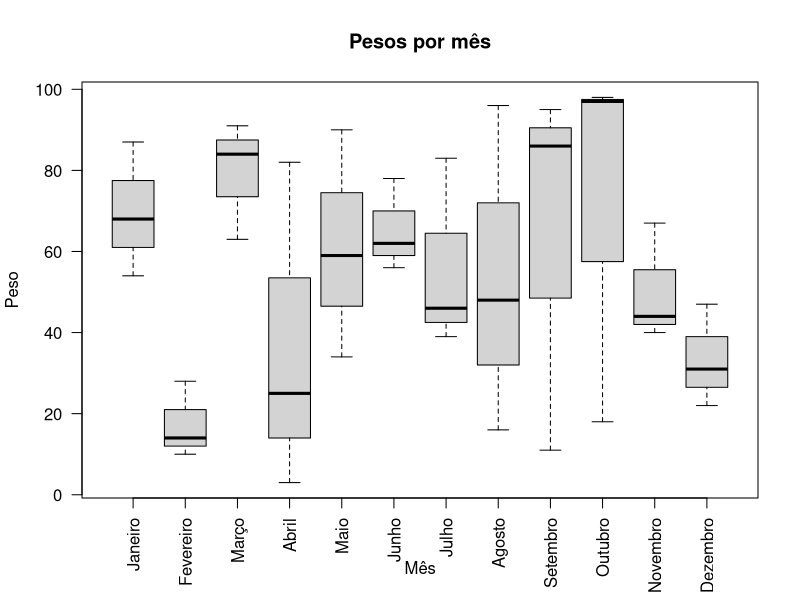

Recreate this plot in R.
## ---- chunk 1
knitr::opts_chunk$set(echo = TRUE)
## ---- chunk 2
set.seed(81)
## ---- chunk 3
v <- c("macho", "fêmea", "macho", "fêmea")
## ---- chunk 4
class(v)
## ---- chunk 5
f <- factor(v, levels = c("fêmea", "macho"))
## ---- chunk 6
levels(f)
## ---- chunk 7
x = sample(1:100, 10, replace = FALSE)
## ---- chunk 8
x[3:7]
## ---- chunk 9
x[c(1, 3, 5, 7, 9)]
## ---- chunk 10
x[c(T, F)]
## ---- chunk 11
m <- matrix(x, nrow = 2, ncol = 5)
## ---- chunk 12
m[1,]
## ---- chunk 13
m[,ncol(m)]
## ---- chunk 14
m[2, ]
## ---- chunk 15
s <- c("M","F","F","M","F","M")
p <- rnorm(6, mean = 20)
a <- rnorm(6, mean = 10)
dados <- data.frame(Sexo = s, Peso = p, Altura = a)
## ---- chunk 16
dados
## ---- chunk 17
subset(dados, Peso > mean(dados$Peso))
## ---- chunk 18
subset(dados, Sexo == "F" & Altura < median(dados$Altura))
## ---- chunk 19
subset(dados, Peso > 20 | Sexo == "M")
## ---- chunk 20
mes <- c(
  rep("Janeiro", 3),
  rep("Fevereiro", 3),
  rep("Março", 3),
  rep("Abril", 3),
  rep("Maio", 3),
  rep("Junho", 3),
  rep("Julho", 3),
  rep("Agosto", 3),
  rep("Setembro", 3),
  rep("Outubro", 3),
  rep("Novembro", 3),
  rep("Dezembro", 3)
)
## ---- chunk 21
peso = sample(1:100, 36)
## ---- chunk 22
data <- data.frame(Mês = mes, Peso = peso)
## ---- chunk 23
data$Mês <- factor(
  data$Mês, 
  levels = c(
    "Janeiro",
    "Fevereiro",
    "Março",
    "Abril",
    "Maio",
    "Junho",
    "Julho",
    "Agosto",
    "Setembro",
    "Outubro",
    "Novembro",
    "Dezembro"
  )
)
## ---- chunk 24
data
## ---- chunk 25
attach(data)
## ---- chunk 26
boxplot(Peso~Mês, main = "Pesos por mês", las = 2)
## ---- chunk 27
dados2 <- data.frame(
Sexo = c("M", "F", "F", "M", "M", "F"),
Local = c("1", "1", "1", "2", "2", "2"),
Peso = rnorm(6, mean = 20)
)
## ---- chunk 28
S_L <- paste(dados2$Sexo, dados2$Local)
dados2 <- cbind(dados2, S_L)
## ---- chunk 29
rownames(dados2) <- c("p1", "p2", "p3", "p4", "p5", "p6")
## ---- chunk 30
colnames(dados2) <- c("Sex", "Loc", "P", "SL")
## ---- chunk 31
dados2 <- dados2[order(dados2$SL, -dados2$P), ]
## ---- chunk 32
dados2
